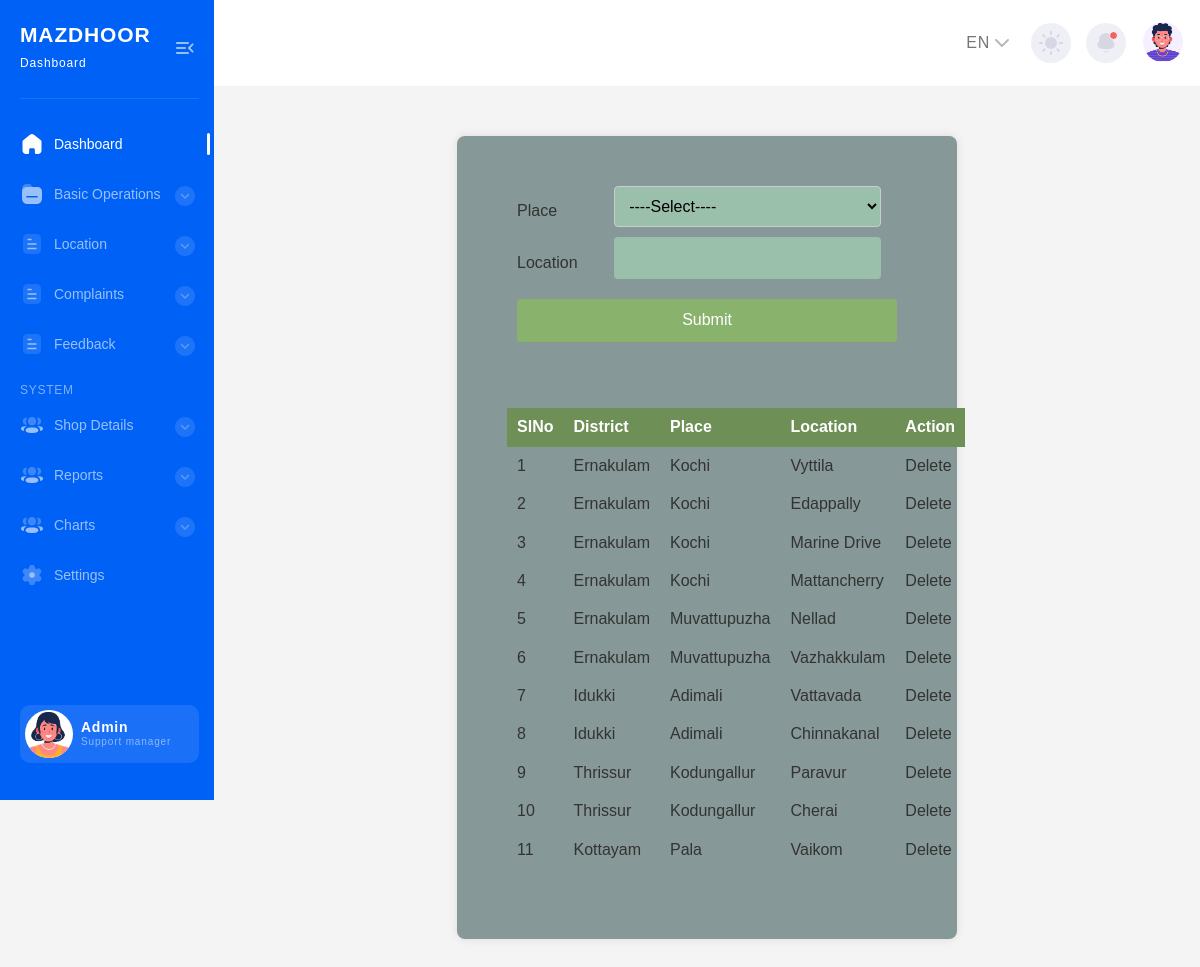
The page /Project/Admin/Locality.php on the database its author committed.
### tables this page shows
CREATE TABLE `tbl_locality` (
  `locality_id` int(11) NOT NULL,
  `locality_name` varchar(100) NOT NULL,
  `place_id` int(11) NOT NULL
);

CREATE TABLE `tbl_district` (
  `district_id` int(11) NOT NULL,
  `district_name` varchar(100) NOT NULL
);

CREATE TABLE `tbl_place` (
  `place_id` int(11) NOT NULL,
  `place_name` varchar(100) NOT NULL,
  `district_id` int(11) NOT NULL
);

### Project/Admin/Locality.php (the view, shortened to what this page needs)
<?php include("Head.php"); ?>
<?php
include("../Assets/Connection/Connection.php");
		?>
<!DOCTYPE html PUBLIC "-//W3C//DTD XHTML 1.0 Transitional//EN" "http://www.w3.org/TR/xhtml1/DTD/xhtml1-transitional.dtd">
<html xmlns="http://www.w3.org/1999/xhtml">
<head>
</head>
<body>
<form id="form1" name="form1" method="post" action="">
  <table>
    <tr>
      <td>Place</td>
      <td><label for="selplace"></label>
        <select name="selplace" id="selplace">
          <option>----Select----</option>
        </select></td>
    </tr>
    <tr>
      <td>Location</td>
      <td><label for="txt_locality"></label>
        <input type="text" name="txt_locality" id="txt_locality" required autocomplete="off"/></td>
    </tr>
    <tr>
      <td colspan="2" align="center"><input type="submit" name="btn_submit" id="btn_submit" value="Submit" /></td>
    </tr>
  </table>
  <br/>
  <br/>
  <table>
    <tr>
      <th>SlNo</th>
      <th>District</th>
      <th>Place</th>
      <th>Location</th>
      <th colspan="2"><div align="center">Action</div></th>
    </tr>
    <?php
	$selQry = "select * from tbl_locality l inner join tbl_place p on l.place_id = p.place_id inner join tbl_district d on d.district_id = p.district_id";
	$result = $conn -> query($selQry);
	$i=0;
	while($row = $result -> fetch_assoc())
	{
		$i ++;
	?>
    <tr>
      <td><?php echo $i ?></td>
      <td><?php echo $row["district_name"];?></td>
      <td><?php echo $row["place_name"];?></td>
      <td><?php echo $row["locality_name"];?></td>
      <td><a href="Locality.php?dId=<?php echo $row["locality_id"];?>">Delete </a></td>
    </tr>
    <?php } ?>
  </table>
</form>
</body>
</html>
<?php include("Foot.php"); ?>

### Project/Admin/Locality.php (style rules this page uses)
body { font-family: Arial, sans-serif; background-color: #f4f4f4; color: #333; }
form { width: 500px; margin: 50px auto; padding: 50px; background-color: #869897; box-shadow: 0 0 10px rgba(0, 0, 0, 0.1); border-radius: 8px; }
table { width: 100%; border-collapse: collapse; margin-bottom: 20px; }
th, td { padding: 10px; text-align: left; }
th { background-color: #6e8f56; color: white; }
input[type="text"], select { width: calc(100% - 16px); padding: 10px; border: 1px solid #ccc; border-radius: 4px; margin-top: -10px; box-sizing: border-box; background-color:#9ABFAB; }
input[type="submit"] { background-color: #89b36c; color: white; border: none; padding: 10px; cursor: pointer; border-radius: 4px; width: 100%; }

### rows shown on the page
tbl_locality: tbl_district.district_name "Ernakulam", place.place_name "Kochi", locality_name "Vyttila"
tbl_locality: tbl_district.district_name "Ernakulam", place.place_name "Kochi", locality_name "Edappally"
tbl_locality: tbl_district.district_name "Ernakulam", place.place_name "Kochi", locality_name "Marine Drive"
tbl_locality: tbl_district.district_name "Ernakulam", place.place_name "Kochi", locality_name "Mattancherry"
tbl_locality: tbl_district.district_name "Ernakulam", place.place_name "Muvattupuzha", locality_name "Nellad"
tbl_locality: tbl_district.district_name "Ernakulam", place.place_name "Muvattupuzha", locality_name "Vazhakkulam"
tbl_locality: tbl_district.district_name "Idukki", place.place_name "Adimali", locality_name "Vattavada"
tbl_locality: tbl_district.district_name "Idukki", place.place_name "Adimali", locality_name "Chinnakanal"
tbl_locality: tbl_district.district_name "Thrissur", place.place_name "Kodungallur", locality_name "Paravur"
tbl_locality: tbl_district.district_name "Thrissur", place.place_name "Kodungallur", locality_name "Cherai"
tbl_locality: tbl_district.district_name "Kottayam", place.place_name "Pala", locality_name "Vaikom"
